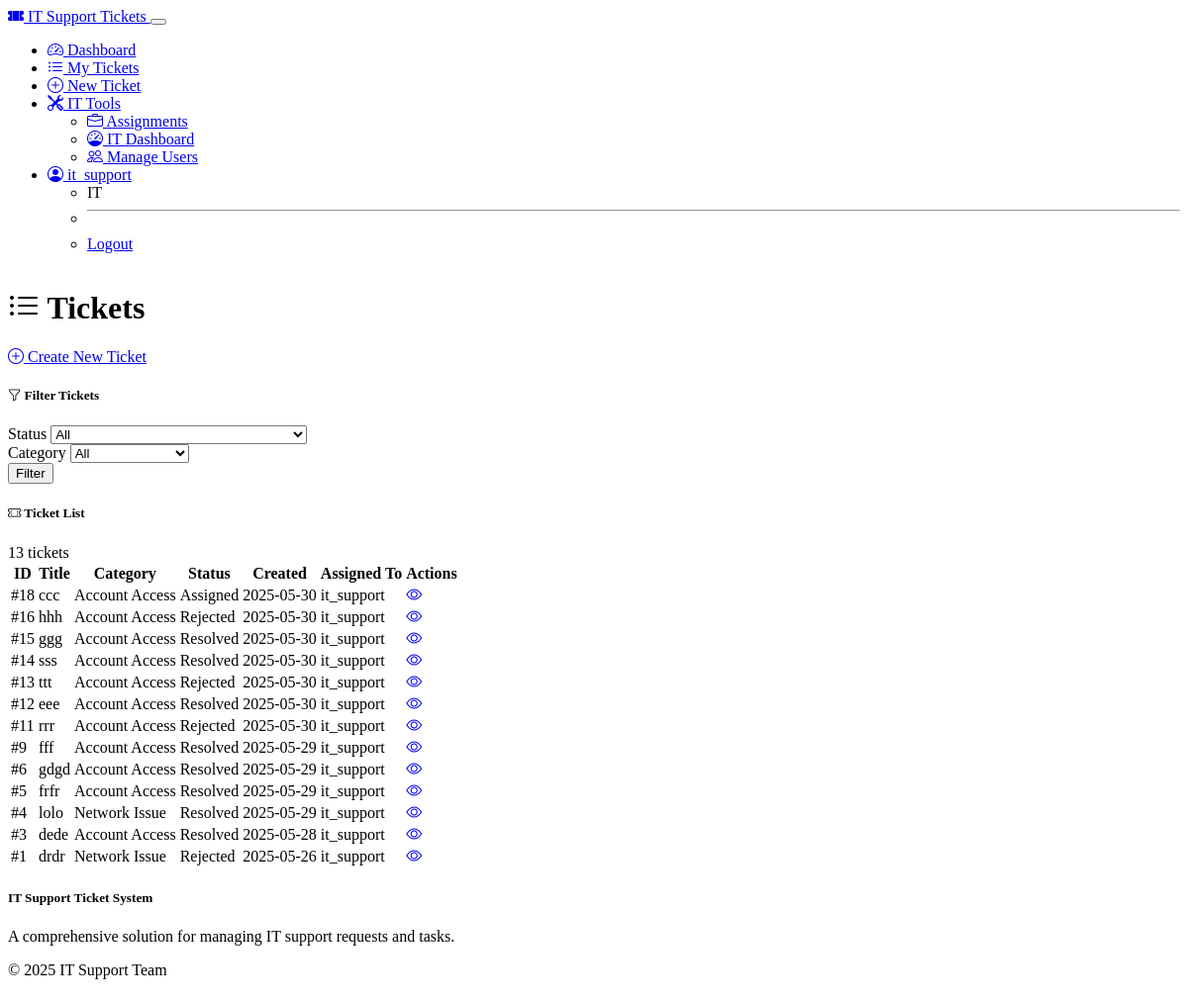
/tickets (signed in), run on the app's committed database.
### models.py (models this page shows, shortened)
class User(UserMixin, db.Model):
    __tablename__ = 'user'
    __table_args__ = {'extend_existing': True}
    id = db.Column(db.Integer, primary_key=True)
    username = db.Column(db.String(64), unique=True, nullable=False)
    email = db.Column(db.String(120), unique=True, nullable=False)
    password_hash = db.Column(db.String(256), nullable=False)
    role = db.Column(db.Enum(UserRole), default=UserRole.USER, nullable=False)
    department_id = db.Column(db.Integer, db.ForeignKey('department.id'))
    managed_department_id = db.Column(db.Integer, db.ForeignKey('department.id'), nullable=True)
    created_at = db.Column(db.DateTime, default=datetime.utcnow)
    is_active = db.Column(db.Boolean, default=True)
    created_tickets = db.relationship('Ticket', backref='creator', foreign_keys='Ticket.creator_id', lazy='dynamic')
    assigned_tickets = db.relationship('Ticket', backref='assignee', foreign_keys='Ticket.assignee_id', lazy='dynamic')
    approved_tickets = db.relationship('Ticket', backref='approver', foreign_keys='Ticket.approver_id', lazy='dynamic')
    comments = db.relationship('Comment', backref='author', lazy='dynamic')
    def is_admin(self):
        return self.role == UserRole.ADMIN
    def is_it(self):
        return self.role == UserRole.IT or self.role == UserRole.ADMIN
    def is_dept_manager(self):
        return self.role == UserRole.DEPT_MANAGER or self.role == UserRole.ADMIN
    def is_manager(self):
        return self.role == UserRole.MANAGER or self.role == UserRole.ADMIN

class Ticket(db.Model):
    id = db.Column(db.Integer, primary_key=True)
    title = db.Column(db.String(100), nullable=False)
    description = db.Column(db.Text, nullable=False)
    created_at = db.Column(db.DateTime, default=datetime.utcnow)
    updated_at = db.Column(db.DateTime, default=datetime.utcnow, onupdate=datetime.utcnow)
    status = db.Column(db.Enum(TicketStatus), default=TicketStatus.NEW)
    creator_id = db.Column(db.Integer, db.ForeignKey('user.id'), nullable=False)
    category_id = db.Column(db.Integer, db.ForeignKey('category.id'), nullable=False)
    assignee_id = db.Column(db.Integer, db.ForeignKey('user.id'), nullable=True)
    approver_id = db.Column(db.Integer, db.ForeignKey('user.id'), nullable=True)
    dept_manager_approver_id = db.Column(db.Integer, db.ForeignKey('user.id'), nullable=True)
    department_id = db.Column(db.Integer, db.ForeignKey('department.id'), nullable=True)
    comments = db.relationship('Comment', backref='ticket', cascade='all, delete-orphan', lazy='dynamic')
    attachments = db.relationship('Attachment', backref='ticket', cascade='all, delete-orphan', lazy='dynamic')

class Category(db.Model):
    id = db.Column(db.Integer, primary_key=True)
    name = db.Column(db.String(100), unique=True, nullable=False)
    description = db.Column(db.Text)
    requires_approval = db.Column(db.Boolean, default=False)
    tickets = db.relationship('Ticket', backref='category_rel', lazy='dynamic')

### routes.py (the view, shortened to what this page needs)
    @app.route('/tickets')
    @login_required
    def ticket_list():
        form = FilterTicketsForm(request.args, meta={'csrf': False})
        query = Ticket.query
        if current_user.role == UserRole.USER:
            query = query.filter_by(creator_id=current_user.id)
        elif current_user.role == UserRole.DEPT_MANAGER:
            query = query.filter(
                Ticket.department_id == current_user.managed_department_id
            )
        elif current_user.role == UserRole.IT:
            query = query.filter(
                or_(
                    Ticket.assignee_id == current_user.id,
                    and_(
                        Ticket.assignee_id == None,
                        Ticket.status.in_([TicketStatus.APPROVED, TicketStatus.NEW])
                    )
                )
            )
        if form.status.data and form.status.data != 'all':
            query = query.filter(Ticket.status == TicketStatus[form.status.data])
        if form.category.data and form.category.data != 'all':
            query = query.filter(Ticket.category_id == int(form.category.data))
        tickets = query.order_by(Ticket.created_at.desc()).all()
        return render_template('ticket_list.html', tickets=tickets, form=form)

### forms.py
class FilterTicketsForm(FlaskForm):
    status = SelectField('Status', choices=[('all', 'All')], validators=[Optional()], render_kw={"class": "form-select"})
    category = SelectField('Category', choices=[('all', 'All')], validators=[Optional()], render_kw={"class": "form-select"})
    submit = SubmitField('Filter')
    def __init__(self, *args, **kwargs):
        super(FilterTicketsForm, self).__init__(*args, **kwargs)
        status_choices = [('all', 'All')]
        status_choices.extend([(status.name, status.value) for status in TicketStatus])
        self.status.choices = status_choices
        category_choices = [('all', 'All')]
        category_choices.extend([(str(c.id), c.name) for c in Category.query.order_by(Category.name).all()])
        self.category.choices = category_choices

### models.py (called while the page is built)
@login_manager.user_loader
def load_user(user_id):
    return User.query.get(int(user_id))

### templates/ticket_list.html (shortened to what this page needs)
{% extends "base.html" %}
{% block content %}
<div class="row mb-4">
    <div class="col">
        <h1>
            <i class="bi bi-list-ul me-2"></i>
            Tickets
        </h1>
    </div>
    <div class="col-auto">
        <a href="{{ url_for('ticket_create') }}" class="btn btn-primary">
            <i class="bi bi-plus-circle me-1"></i> Create New Ticket
        </a>
    </div>
</div>
<div class="card mb-4">
    <div class="card-body">
        <h5 class="card-title">
            <i class="bi bi-funnel me-2"></i>
            Filter Tickets
        </h5>
        <form method="GET" action="{{ url_for('ticket_list') }}" class="row g-3">
            <div class="col-md-5">
                {{ form.status.label(class="form-label") }}
                {{ form.status(class="form-select") }}
            </div>
            <div class="col-md-5">
                {{ form.category.label(class="form-label") }}
                {{ form.category(class="form-select") }}
            </div>
            <div class="col-md-2 d-flex align-items-end">
                {{ form.submit(class="btn btn-primary w-100") }}
            </div>
        </form>
    </div>
</div>
{% if tickets %}
<div class="card">
    <div class="card-header">
        <div class="d-flex justify-content-between align-items-center">
            <h5 class="mb-0">
                <i class="bi bi-ticket-perforated me-2"></i>
                Ticket List
            </h5>
            <span class="badge bg-primary">{{ tickets|length }} tickets</span>
        </div>
    </div>
    <div class="card-body p-0">
        <div class="table-responsive">
            <table class="table table-hover table-striped mb-0">
                <thead>
                    <tr>
                        <th>ID</th>
                        <th>Title</th>
                        <th>Category</th>
                        <th>Status</th>
                        <th>Created</th>
                        <th>Assigned To</th>
                        <th>Actions</th>
                    </tr>
                </thead>
                <tbody>
                    {% for ticket in tickets %}
                    <tr>
                        <td>#{{ ticket.id }}</td>
                        <td>{{ ticket.title }}</td>
                        <td>{{ ticket.category_rel.name }}</td>
                        <td>
                            <span class="badge
                                {% if ticket.status.name == 'AWAITING_APPROVAL' %}bg-warning
                                {% elif ticket.status.name == 'NEW' %}bg-info
                                {% elif ticket.status.name == 'APPROVED' %}bg-info
                                {% elif ticket.status.name == 'ASSIGNED' %}bg-primary
                                {% elif ticket.status.name == 'IN_PROGRESS' %}bg-success
                                {% elif ticket.status.name == 'WAITING_USER' %}bg-warning
                                {% elif ticket.status.name == 'PENDING' %}bg-info
                                {% elif ticket.status.name == 'RESOLVED' %}bg-success
                                {% elif ticket.status.name == 'REJECTED' %}bg-danger
                                {% elif ticket.status.name == 'CLOSED' %}bg-secondary
                                {% else %}bg-secondary{% endif %}">
                                {{ ticket.status.value }}
                            </span>
                        </td>
                        <td>{{ ticket.created_at.strftime('%Y-%m-%d') }}</td>
                        <td>{{ ticket.assignee.username if ticket.assignee else "-" }}</td>
                        <td>
                            <a href="{{ url_for('ticket_detail', ticket_id=ticket.id) }}" class="btn btn-sm btn-primary">
                                <i class="bi bi-eye"></i>
                            </a>
                        </td>
                    </tr>
                    {% endfor %}
                </tbody>
            </table>
        </div>
    </div>
</div>
{% endif %}
{% endblock %}

### templates/base.html (shortened to what this page needs)
<!DOCTYPE html>
<html lang="en" data-bs-theme="dark">
<head>
    <link rel="stylesheet" href="https://cdn.replit.com/agent/bootstrap-agent-dark-theme.min.css">
    <link rel="stylesheet" href="https://cdn.jsdelivr.net/npm/bootstrap-icons@1.11.3/font/bootstrap-icons.min.css">
    <link rel="stylesheet" href="{{ url_for('static', filename='css/custom.css') }}">
</head>
<body>
    <header>
        <nav class="navbar navbar-expand-lg navbar-dark bg-dark">
            <div class="container">
                <a class="navbar-brand" href="{{ url_for('index') }}">
                    <i class="bi bi-ticket-perforated-fill me-2"></i>
                    IT Support Tickets
                </a>
                <button class="navbar-toggler" type="button" data-bs-toggle="collapse" data-bs-target="#navbarNav" aria-controls="navbarNav" aria-expanded="false" aria-label="Toggle navigation">
                </button>
                <div class="collapse navbar-collapse" id="navbarNav">
                    <ul class="navbar-nav ms-auto">
                        {% if current_user.is_authenticated %}
                            <li class="nav-item">
                                <a class="nav-link" href="{{ url_for('dashboard') }}">
                                    <i class="bi bi-speedometer2 me-1"></i> Dashboard
                                </a>
                            </li>
                            <li class="nav-item">
                                <a class="nav-link" href="{{ url_for('ticket_list') }}">
                                    <i class="bi bi-list-ul me-1"></i> My Tickets
                                </a>
                            </li>
                            <li class="nav-item">
                                <a class="nav-link" href="{{ url_for('ticket_create') }}">
                                    <i class="bi bi-plus-circle me-1"></i> New Ticket
                                </a>
                            </li>
                            {% if current_user.is_it() %}
                            <li class="nav-item dropdown">
                                <a class="nav-link dropdown-toggle" href="#" id="itDropdown" role="button" data-bs-toggle="dropdown" aria-expanded="false">
                                    <i class="bi bi-tools me-1"></i> IT Tools
                                </a>
                                <ul class="dropdown-menu" aria-labelledby="itDropdown">
                                    <li>
                                        <a class="dropdown-item" href="{{ url_for('assignments') }}">
                                            <i class="bi bi-briefcase me-1"></i> Assignments
                                        </a>
                                    </li>
                                    <li>
                                        <a class="dropdown-item" href="{{ url_for('it_dashboard') }}">
                                            <i class="bi bi-speedometer me-1"></i> IT Dashboard
                                        </a>
                                    </li>
                                    <li>
                                        <a class="dropdown-item" href="{{ url_for('user_list') }}">
                                            <i class="bi bi-people me-1"></i> Manage Users
                                        </a>
                                    </li>
                                </ul>
                            </li>
                            {% endif %}
                            <li class="nav-item dropdown">
                                <a class="nav-link dropdown-toggle" href="#" id="userDropdown" role="button" data-bs-toggle="dropdown" aria-expanded="false">
                                    <i class="bi bi-person-circle me-1"></i> {{ current_user.username }}
                                </a>
                                <ul class="dropdown-menu" aria-labelledby="userDropdown">
                                    <li><span class="dropdown-item-text text-muted">{{ current_user.role.value }}</span></li>
                                    <li><hr class="dropdown-divider"></li>
                                    <li><a class="dropdown-item" href="{{ url_for('logout') }}">Logout</a></li>
                                </ul>
                            </li>
                        {% endif %}
                    </ul>
                </div>
            </div>
        </nav>
    </header>
    <main class="container mt-4">
        {% block content %}{% endblock %}
    </main>
    <footer class="bg-dark text-light py-4 mt-5">
        <div class="container">
            <div class="row">
                <div class="col-md-6">
                    <h5>IT Support Ticket System</h5>
                    <p>A comprehensive solution for managing IT support requests and tasks.</p>
                </div>
                <div class="col-md-6 text-md-end">
                    <p>&copy; 2025 IT Support Team</p>
                </div>
            </div>
        </div>
    </footer>
</body>
</html>

### static/css/custom.css (style rules this page uses)
body { min-height: 100vh; display: flex; flex-direction: column; }
main { flex: 1 0 auto; }
footer { margin-top: auto; }

### data on the page
User: username "it_support", role.value "IT"
Ticket: id "18", title "ccc", category_rel.name "Account Access", status.value "Assigned", created_at "2025-05-30", assignee "it_support"
Ticket: id "16", title "hhh", category_rel.name "Account Access", status.value "Rejected", created_at "2025-05-30", assignee "it_support"
Ticket: id "15", title "ggg", category_rel.name "Account Access", status.value "Resolved", created_at "2025-05-30", assignee "it_support"
Ticket: id "14", title "sss", category_rel.name "Account Access", status.value "Resolved", created_at "2025-05-30", assignee "it_support"
Ticket: id "13", title "ttt", category_rel.name "Account Access", status.value "Rejected", created_at "2025-05-30", assignee "it_support"
Ticket: id "12", title "eee", category_rel.name "Account Access", status.value "Resolved", created_at "2025-05-30", assignee "it_support"
Ticket: id "11", title "rrr", category_rel.name "Account Access", status.value "Rejected", created_at "2025-05-30", assignee "it_support"
Ticket: id "9", title "fff", category_rel.name "Account Access", status.value "Resolved", created_at "2025-05-29", assignee "it_support"
Ticket: id "6", title "gdgd", category_rel.name "Account Access", status.value "Resolved", created_at "2025-05-29", assignee "it_support"
Ticket: id "5", title "frfr", category_rel.name "Account Access", status.value "Resolved", created_at "2025-05-29", assignee "it_support"
Ticket: id "4", title "lolo", category_rel.name "Network Issue", status.value "Resolved", created_at "2025-05-29", assignee "it_support"
Ticket: id "3", title "dede", category_rel.name "Account Access", status.value "Resolved", created_at "2025-05-28", assignee "it_support"
Ticket: id "1", title "drdr", category_rel.name "Network Issue", status.value "Rejected", created_at "2025-05-26", assignee "it_support"

### other printed values
{{ tickets|length }} "13"
